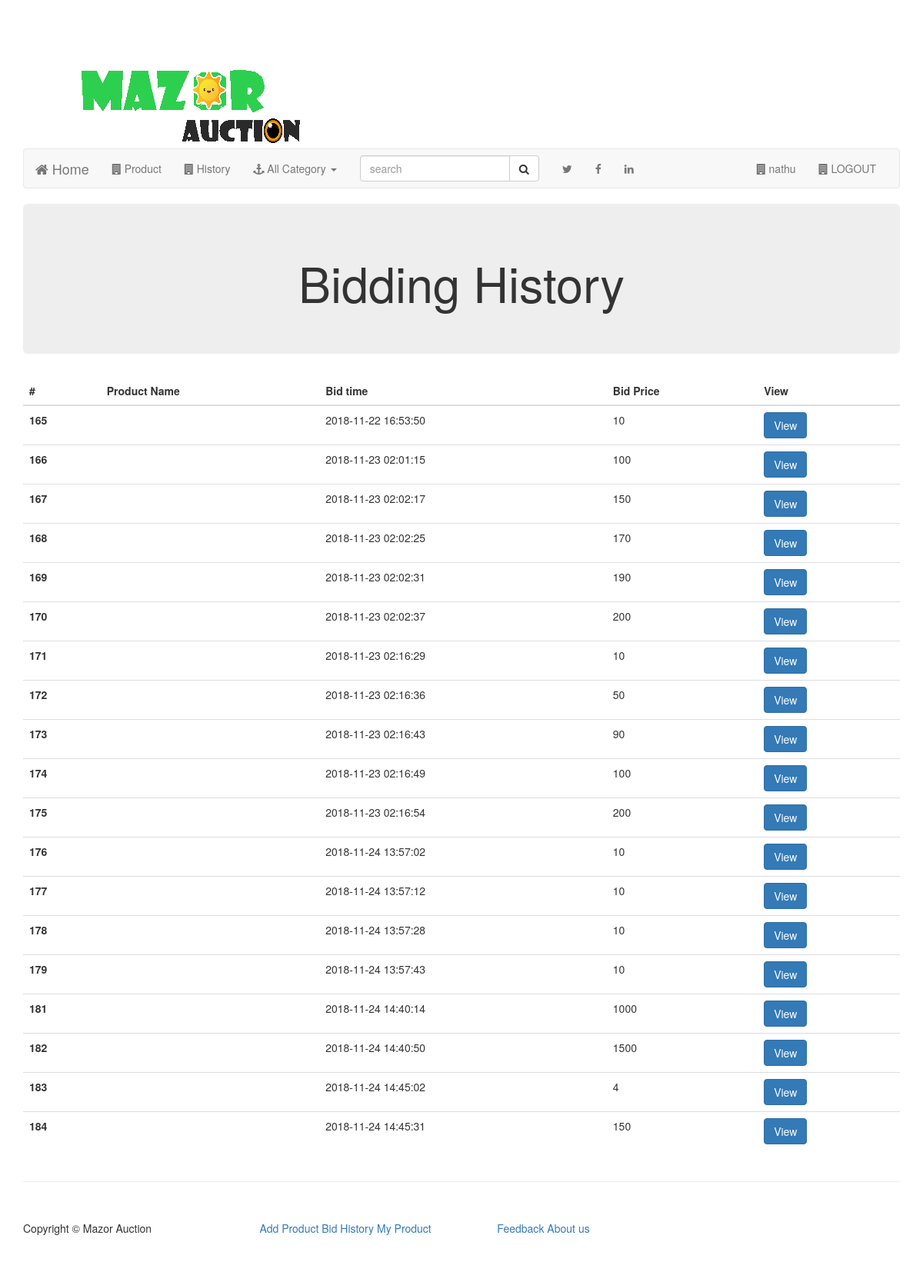
Screenshot of /product/history.php (signed in) with the database file from the repository.
### tables this page shows
CREATE TABLE `bid` (
  `id` int(5) NOT NULL,
  `time` datetime DEFAULT NULL,
  `uname` varchar(50) NOT NULL,
  `uemail` varchar(100) NOT NULL,
  `bid` int(10) NOT NULL,
  `auction_id` int(10) NOT NULL
);

### product/history.php (the view, shortened to what this page needs)
<?php
include 'header.php';
?>
<!DOCTYPE html>
<html>
<head>
	<link rel="stylesheet" type="text/css" href="css/bootstrap.css">
	<link rel="stylesheet" type="text/css" href="css/bootstrap.min.css">
</head>
<body>
  <div class="container">
  	<div class="jumbotron">
  		<h1 class="text-center">Bidding History</h1>
  	</div>
  	<table class="table">
<thead>
 <tr>
<th>#</th>
<th>Product Name</th>
<th>Bid time</th>
<th>Bid Price</th>
<th>View</th>
</tr>
</thead>
<tbody>
<?php
include '../vender/db.php';
          if(isset($_SESSION['name']  ))  {
          	$name=$_SESSION['name'];
  $query = "SELECT `id`, `time`, `uname`, `uemail`, `bid`, `auction_id` FROM `bid` WHERE `uname` = '".$name."' ";
                $result = mysqli_query($con, $query);
                while($row = mysqli_fetch_array($result))
                {
                	$id=$row['auction_id'];
                	$query1 = "SELECT `id`, `start_time`, `end_time`, `image`, `description`, `category`, `item_title`, `min_bid` FROM `auction_item` WHERE `id` = '".$id."' ";
                $result1 = mysqli_query($con, $query1);
                $row1 = mysqli_fetch_array($result1);
                $title=$row1['item_title'];
                 echo '
                	<tr>
<th scope="row">'.$row['id'].'</th>
<td>'.$title.'</td>
<td>'.$row['time'].'</td>
<td>'.$row['bid'].'</td>
<td><a href="../product/index.php?auction_id='.$row['auction_id'].'"><li class="btn btn-primary">View</li></a></td>
</tr>
                      ';
                }
  }
 else{
echo '
  header("LOCATION: ../login/index.php")
  ';
}
?>
</tbody>
</table>
</div>
</body>
</html>
<?php
include 'footer.php';
?>

### css/shop-homepage.css (style rules this page uses)
body { padding-top: 70px; }

### rows the page displays
bid: id "165", time "2018-11-22 16:53:50", bid "10"
bid: id "166", time "2018-11-23 02:01:15", bid "100"
bid: id "167", time "2018-11-23 02:02:17", bid "150"
bid: id "168", time "2018-11-23 02:02:25", bid "170"
bid: id "169", time "2018-11-23 02:02:31", bid "190"
bid: id "170", time "2018-11-23 02:02:37", bid "200"
bid: id "171", time "2018-11-23 02:16:29", bid "10"
bid: id "172", time "2018-11-23 02:16:36", bid "50"
bid: id "173", time "2018-11-23 02:16:43", bid "90"
bid: id "174", time "2018-11-23 02:16:49", bid "100"
bid: id "175", time "2018-11-23 02:16:54", bid "200"
bid: id "176", time "2018-11-24 13:57:02", bid "10"
bid: id "177", time "2018-11-24 13:57:12", bid "10"
bid: id "178", time "2018-11-24 13:57:28", bid "10"
bid: id "179", time "2018-11-24 13:57:43", bid "10"
bid: id "181", time "2018-11-24 14:40:14", bid "1000"
bid: id "182", time "2018-11-24 14:40:50", bid "1500"
bid: id "183", time "2018-11-24 14:45:02", bid "4"
bid: id "184", time "2018-11-24 14:45:31", bid "150"

### other values shown
$name "nathu"
